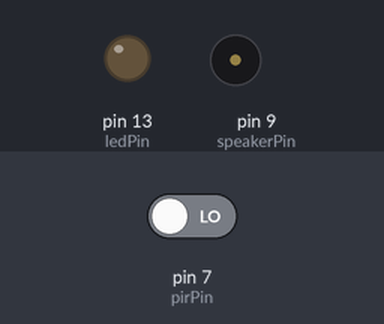
Recording of a sketch running on a simulated Arduino Uno, built with avr-gcc and run on an emulated ATmega328P. On the bench: output pins drawn as LEDs (lit = HIGH), buzzer (waves = sounding). The inputs (shaded band) are chosen by the test bench; at power-on: pin 7 (pirPin) LOW.

Above: at 1.2 s.
1.3 s: pin 7 (pirPin) driven HIGH
At 1.7 s:
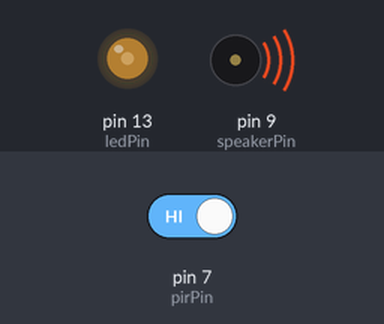
2.8 s: pin 7 (pirPin) driven LOW
At 3.5 s:
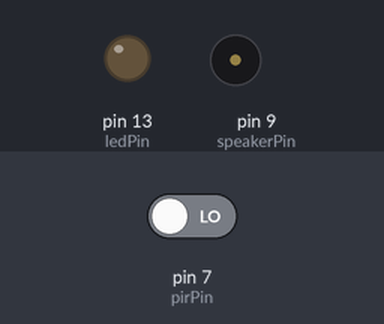
Timing chart, 0 to 5.8 s (numbered marks = the images above; inputs shaded):
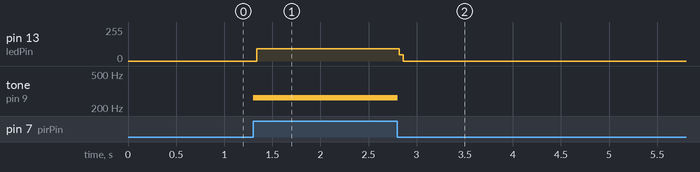

The sketch:

Motion_Detector_Alarm.ino
```cpp
int ledPin = 13;
int pirPin = 7;
int speakerPin = 9;

void setup() {
  Serial.begin(9600);
  pinMode(ledPin, OUTPUT);
  pinMode(pirPin, INPUT);
  digitalWrite(ledPin, LOW);
  pinMode(speakerPin,OUTPUT);
}

void loop() {
  int pirVal = digitalRead(pirPin);
  if(pirVal == 1)
  {
    //Plays brief audible sound
    tone(speakerPin,262,2);
    //Strobes the LED
    for (int i=0; i<10; i++)
    {
      digitalWrite(ledPin,HIGH);
      digitalWrite(ledPin,LOW);
    }
  }
}
```

Measured:
- after the input at 1.3 s, pin 13 (ledPin): 0/255 → 91/255 at once; tone on pin 9 (speakerPin): silent → 262 Hz at once
- after the input at 2.8 s, pin 13 (ledPin): 91/255 → 0/255 at once; tone on pin 9 (speakerPin): 262 Hz → silent at once
